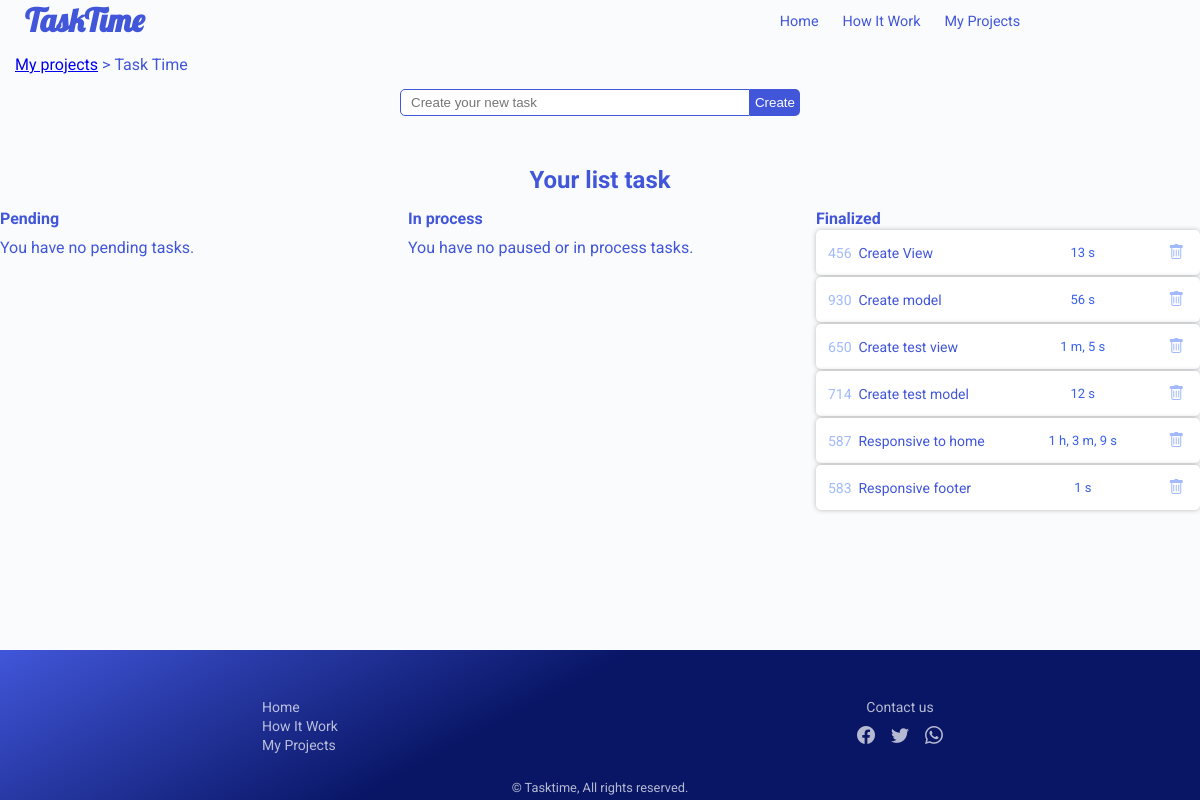
Page /projects/17/ on the earlier database version.
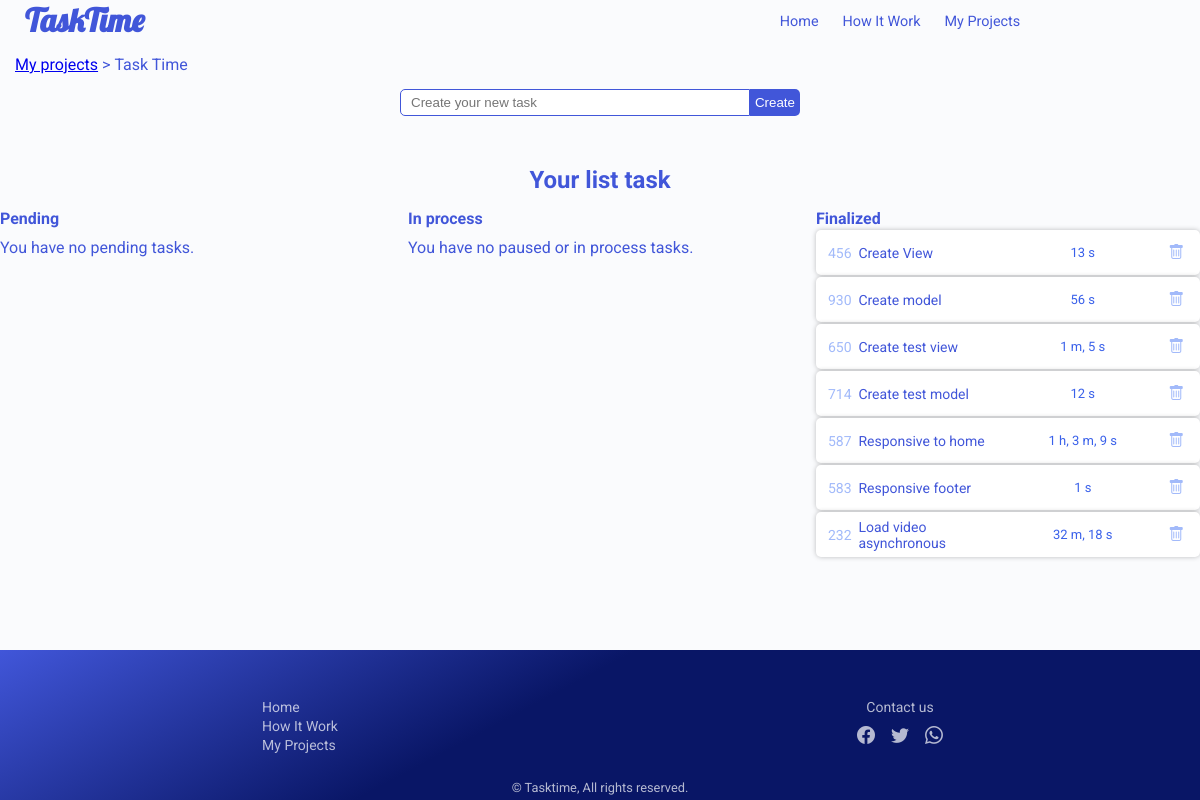
Same page on the later database version.
### projects/models.py (models this page shows, shortened)
class Project(Base):
    number_tasks = models.PositiveSmallIntegerField(
        "Number of Tasks", default=0)
    percent_completed = models.PositiveSmallIntegerField(
        "Percent Completed", default=0)

### task/models.py (models this page shows, shortened)
class Task(Base):
    project = models.ForeignKey(Project, on_delete=models.CASCADE, related_name="tasks")
    status = models.SmallIntegerField("Status", choices=STATUS, default=0)
    start = models.DateTimeField("Start", null=True, blank=True)
    end = models.DateTimeField("End",  null=True, blank=True)
    estimated_duration = models.PositiveBigIntegerField(
        "Estimated Duration", null=True, blank=True)
    times = models.JSONField("Times", default=list, null=True, blank=True)

### task/views.py (the view)
# urls.py: path('', MainView, name="main"),
def MainView(request, project_id):
    project = Project.objects.get(id=project_id)
    tasks = project.tasks.all()
    context = {
        "pending": tasks.filter(status=0),
        "in_process": tasks.filter(status=1),
        "paused": tasks.filter(status=2),
        "finalized": tasks.filter(status=3),
        "project_id": project.id,
        "project_title": project.title
    }
    return render(request, 'task/index.html', context)

### task/templates/task/index.html (shortened to what this page needs)
{% extends 'base.html' %}
{% load static %}
{% block styles %}
    <link rel="stylesheet" href="{% static 'task/css/main.css' %}">
{% endblock %}
{% block content %}
    <div class="navigation">
        <a href="{% url 'project:main' %}">My projects</a><span>&nbsp;&gt;&nbsp;{{ project_title }}</span>
    </div>
    {% include 'task/create.html' %}
    <div id="tasks">
        <div class="list-container">
            <div class="title">
                <h2>Your list task</h2>
            </div>
            <div class="lists">
                <div class="pending">
                    <div class="title-list">
                        <h4>Pending</h4>
                    </div>
                    <div class="body-list">
                        <div class="empty-list {% if pending %} d-none {% endif %}">
                            <p>You have no pending tasks.</p>
                        </div>
                    </div>
                </div>
                <div class="in-process">
                    <div class="title-list">
                        <h4>In process</h4>
                    </div>
                    <div class="body-list">
                        <div class="empty-list {% if paused or in_process %} d-none {% endif %}">
                            <p>You have no paused or in process tasks.</p>
                        </div>
                    </div>
                </div>
                <div class="finalized">
                    <div class="title-list">
                        <h4>Finalized</h4>
                    </div>
                    <div class="body-list">
                        {% for task in finalized %}
                        <div class="task" data-id="{{ task.id }}" data-code="{{ task.code }}" data-status="{{ task.status }}">
                            <div class="code">
                                <p class="code">{{ task.code }}</p>
                            </div>
                            <div class="title">
                                <p>{{ task.title }}</p>
                            </div>
                            <div class="duration">
                                <p>{{ task.str_duration }}</p>
                            </div>
                            <div class="operations">
                                <button class="btn-i delete" title="Delete task"><i class="bi bi-trash"></i></button>
                            </div>
                        </div>
                        {% endfor %}
                    </div>
                </div>
            </div>
        </div>
    </div>
{% endblock %}

### templates/base.html (shortened to what this page needs)
{% load static %}
<!DOCTYPE html>
<html lang="en">
<head>
    <link rel="stylesheet" href="{% static 'css/main.css' %}">
    <link rel="stylesheet" href="{% static 'css/create.css' %}">
    <link rel="stylesheet" href="{% static 'fonts/bootstrap-icons.min.css' %}">
    {% block styles %}{% endblock %}
</head>
<body>
    <header>
        <div class="title">
            <a href="{% url 'home:main' %}">
                <h1>TaskTime</h1>
            </a>
        </div>
        <div class="nav">
            <ul>
                {% if request.path  == "/" or request.path == "" %}
                <li><a href="#home">Home</a></li>
                <li><a href="#how">How it work</a></li>
                <li><a href="{% url 'project:main' %}">My Projects</a></li>
                {% else %}
                <li><a href="{% url 'home:main' %}#home">Home</a></li>
                <li><a href="{% url 'home:main' %}#how">How It Work</a></li>
                <li><a href="{% url 'project:main' %}">My Projects</a></li>
                {% endif %}
            </ul>
        </div>
    </header>
    <main>
        <div class="container">
            {% block content %}{% endblock %}
        </div>
    </main>
    <footer>
        <div class="sections">
            <ul>
                {% if request.path  == "/" or request.path == "" %}
                <li><a href="#home">Home</a></li>
                <li><a href="#how">How it work</a></li>
                <li><a href="{% url 'project:main' %}">My Projects</a></li>
                {% else %}
                <li><a href="{% url 'home:main' %}#home">Home</a></li>
                <li><a href="{% url 'home:main' %}#how" >How It Work</a></li>
                <li><a href="{% url 'project:main' %}" >My Projects</a></li>
                {% endif %}
            </ul>
        </div>
        <div class="social">
            <div class="text">
                <p>Contact us</p>
            </div>
            <div class="list">
                <ul>
                    <li><a href="#"><i class="bi bi-facebook"></i></a></li>
                    <li><a href="#"><i class="bi bi-twitter"></i></a></li>
                    <li><a href="#"><i class="bi bi-whatsapp"></i></a></li>
                </ul>
            </div>
        </div>
        <div class="copyright">
            <p>&copy; Tasktime,  All rights reserved. </p>
        </div>
    </footer>
</body>
</html>

### task/templates/task/create.html (shortened to what this page needs)
{% load static %}
<div class="create-container">
    <div class="new">
        <input type="text" id="input-create" placeholder="Create your new task">
        <button type="button" class="btn btn-create" id="btn-create">Create</button>
    </div>
</div>

### static/css/main.css (style rules this page uses)
:root { --dark: #343a40; --primary: #48A6E0; --white: #FAFBFD; --grey:#E2E4F9; --blue-1:#A2BAFA; --blue-2:#3F49CC; --blue-3:#4156d9; --blue-4:rgba(9,22,102,1); }
*, *::before, *::after { margin: 0; padding: 0; box-sizing: border-box; }
html { scroll-behavior: smooth; color: var(--blue-3); }
body { overflow-x: hidden; background-color: var(--white); font-family: "Roboto", sans-serif; display: flex; flex-direction: column; flex-wrap: wrap; min-height: 100vh; }
main { flex-grow: 1; }
.container { max-width: 1200px; margin: auto; }

### static/css/create.css (style rules this page uses)
.create-container .new { margin:15px auto; max-width: 400px; display: flex; justify-content: right; position: relative; }
.create-container .new input { border-top-left-radius: 5px; border-bottom-left-radius: 5px; border-top-right-radius: 0; border-bottom-right-radius: 0; border: 1px solid #4156d9; flex-grow: 1; padding: 5px; padding-left: 10px; z-index: 100; }
.btn-create { border-top-left-radius: 0 !important; border-bottom-left-radius: 0 !important; z-index: 100; }

### task/static/task/css/main.css (style rules this page uses)
#tasks { margin:auto; }
#tasks .list-container { margin-top: 50px; }
.list-container > .title { margin-top: 15px; margin-bottom: 15px; }
.list-container > .title h2 { text-align: center; }
.lists { display: flex; flex-flow: row wrap; justify-content: space-between; }
.lists .pending, .lists .in-process, .lists .finalized { flex: 0 0 32%; }
.empty-list { margin: 10px auto; }
.empty-list p { text-align: left; }
.btn { color:white; padding: 3px 5px; background-color:#4156d9; border: none; border-radius: 5px; cursor: pointer; }
.btn-i { width: 27px; height: 27px; font-size: 16px; background-color: transparent; border: none; border-radius: 50%; }
.navigation { margin: 15px; }

### static/css/header.css (style rules this page uses)
header { display: flex; flex-flow: row wrap; }
header a { text-decoration: none; color: var(--blue-3); }
header .title { flex: 0 0 50%; display: flex; justify-content: left; align-items: center; padding-left: 25px; font-family: 'Lobster', cursive; }
header .nav { flex: 0 0 50%; display: flex; justify-content: center; align-items: center; }
header .nav ul { list-style:none; padding-left: 0; }
header .nav ul li { display: inline-block; }
.nav ul li a { width: 100%; text-align: center; font-size: 0.9rem; transition: 0.5s all ease; margin:2px 10px; }

### static/css/footer.css (style rules this page uses)
footer { background: rgb(65,86,217); background: linear-gradient(152deg, rgba(65,86,217,1) 0%, rgba(9,22,102,1) 43%); color:var(--white); position: relative; display: flex; flex-flow: row wrap; min-height: 150px; }
footer ul { list-style: none; }
footer a, footer p { text-decoration: none; font-size: 14px; color:rgba(255, 255, 255,.7); }
footer .copyright { position: absolute; bottom:5px; width: 100%; }
footer .copyright p { font-size: .8rem; text-align: center; }
footer .sections, footer .social { flex: 1 1 50%; display: flex; flex-direction: column; justify-content: center; align-items: center; }
footer .social li { display: inline-block; width: 30px; margin-bottom:5px; }
footer .social a { font-size: 18px; display: block; text-align: center; }
footer .social .text { font-size: 14px; margin-bottom: 10px; }

### task/static/task/css/task.css (style rules this page uses)
.task { background-color: white; height: 45px; display: flex; padding:5px; margin:2px auto; border-radius: 5px; -webkit-box-shadow: 0px 0px 5px 0px rgba(0,0,0,0.25); -moz-box-shadow: 0px 0px 5px 0px rgba(0,0,0,0.25); box-shadow: 0px 0px 5px 0px rgba(0,0,0,0.25); transition: .5s all ease-out; }
.task .code, .task .title, .task .status, .task .duration, .task .operations { display: flex; justify-content: center; align-items: center; }
.task .code { flex: 0 0 10%; }
.task .title { flex: 1 0 30%; }
.task .operations { flex: 0 0 40%; }
.finalized .task .title { flex: 1 0 40%; }
.finalized .task .duration { flex: 0 0 40%; }
.finalized .task .operations { flex: 0 0 10%; }
.task .code p { font-size: 14px; color:#A2BAFA; }
.task .title p { text-align: left; margin-bottom: 0; width: 100%; font-size: 14px; }
.task .status p, .task .duration p { text-align: center; margin-bottom: 0; width: 100%; font-size: 13px; color:#A2BAFA; }
.task .duration p { color:#3A61EA; }
.task .operations button { margin: 1px 2px; }
.task .operations .btn-i { color:#A2BAFA; cursor: pointer; }

Differences in the rows shown:
added Task: code "232", title "Load video asynchronous", str_duration "32 m, 18 s"
